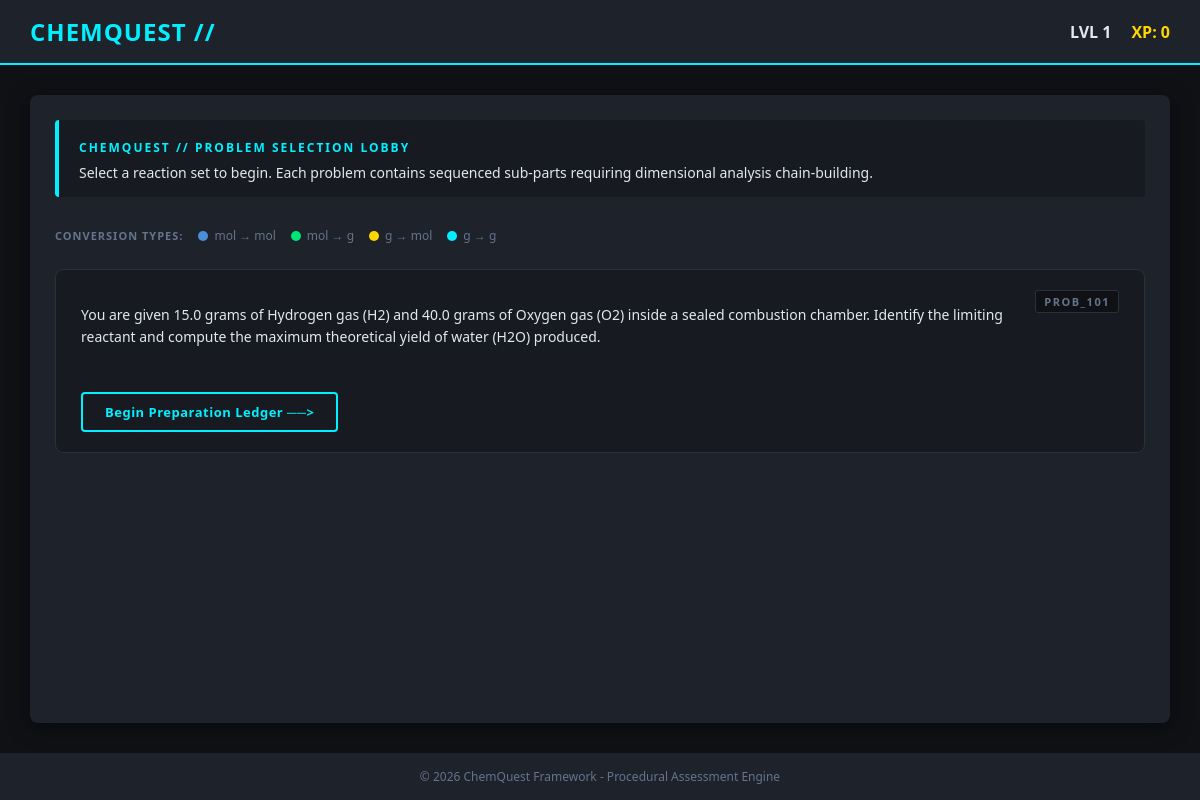
The app's page /, older data.
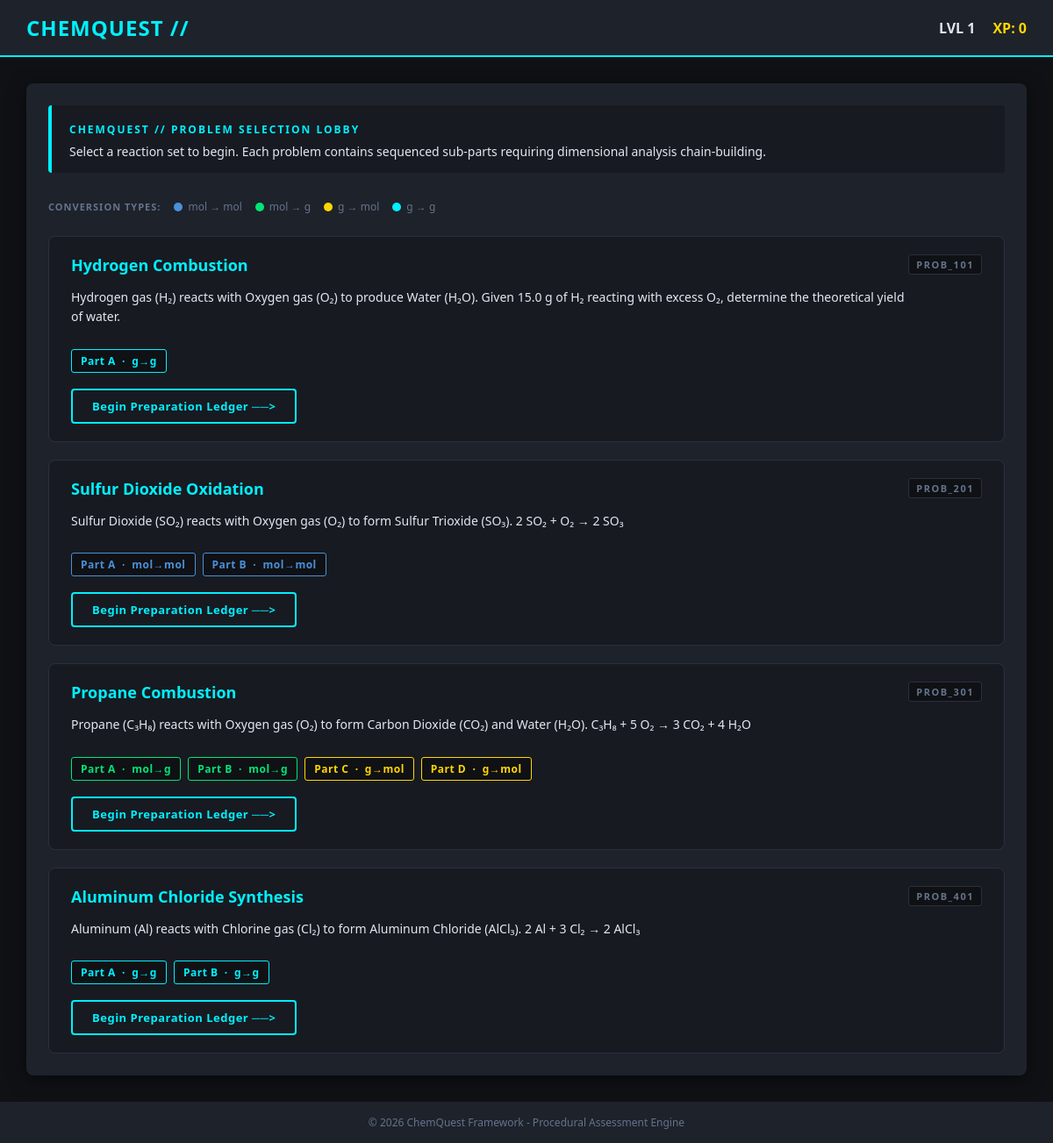
The same page, newer data.
### core_app/models.py (models this page shows, shortened)
class StoichiometryProblem(models.Model):
    problem_id   = models.CharField(max_length=50, unique=True)
    title        = models.CharField(max_length=200)               # short label
    prompt       = models.TextField()                             # full word-problem text
    reactants_str = models.CharField(max_length=200)
    products_str  = models.CharField(max_length=200)
    correct_coefficients = models.CharField(max_length=50)
    is_limiting_problem = models.BooleanField(default=False)

class ProblemPart(models.Model):
    problem      = models.ForeignKey(StoichiometryProblem, on_delete=models.CASCADE,
                                     related_name='parts')
    part_label   = models.CharField(max_length=5)    # "a", "b", "c", "d"
    part_prompt  = models.TextField()                # "If 3.4 moles of SO2…"
    given_substance  = models.ForeignKey(Substance, on_delete=models.PROTECT,
                                         related_name='given_parts')
    given_quantity   = models.DecimalField(max_digits=12, decimal_places=4)
    given_unit       = models.CharField(max_length=10, default='g')   # 'g' or 'mol'
    target_substance = models.ForeignKey(Substance, on_delete=models.PROTECT,
                                         related_name='target_parts')
    target_unit      = models.CharField(max_length=10, default='g')   # 'g' or 'mol'
    conversion_type  = models.CharField(max_length=20, choices=CONVERSION_CHOICES,
                                        default=CONVERSION_G_TO_G)
    correct_answer   = models.DecimalField(max_digits=14, decimal_places=4)
    is_limiting_part = models.BooleanField(default=False)
    limiting_given_quantities = models.JSONField(default=dict, blank=True)
    order = models.PositiveSmallIntegerField(default=0)
    class Meta:
        ordering = ['order']
        unique_together = [('problem', 'part_label')]

### core_app/views.py (the view)
# urls.py: path('', views.problem_lobby, name='problem_lobby'),
def problem_lobby(request):
    problems = list(_all_problems())
    context = {
        'problems': problems,
        'user_lvl': 1,
        'user_xp':  0,
    }
    return render(request, 'problem_lobby.html', context)

### core_app/views.py (called while the page is built)
def _all_problems():
    return StoichiometryProblem.objects.prefetch_related('parts').order_by('problem_id')

### templates/problem_lobby.html (shortened to what this page needs)
{% extends 'base.html' %}
{% block content %}
<div class="lobby-header">
    <span style="color: var(--cyber-teal); font-weight: bold; font-size: 12px; letter-spacing: 2px;">CHEMQUEST // PROBLEM SELECTION LOBBY</span>
    <p style="margin: 6px 0 0 0; color: var(--text-light); font-size: 14px;">
        Select a reaction set to begin. Each problem contains sequenced sub-parts requiring dimensional analysis chain-building.
    </p>
</div>
<div class="conversion-legend">
    <span style="color: var(--text-muted); font-weight: bold; font-size: 11px; letter-spacing: 1px; align-self: center;">CONVERSION TYPES:</span>
    <span class="legend-item"><span class="legend-dot" style="background:#4A90D9;"></span> mol → mol</span>
    <span class="legend-item"><span class="legend-dot" style="background:var(--combo-green);"></span> mol → g</span>
    <span class="legend-item"><span class="legend-dot" style="background:var(--constant-gold);"></span> g → mol</span>
    <span class="legend-item"><span class="legend-dot" style="background:var(--cyber-teal);"></span> g → g</span>
</div>
<div class="problem-grid">
    {% for problem in problems %}
    <div class="problem-card">
        <div class="problem-card-header">
            <div>
                <p class="problem-title">
                    {{ problem.title }}
                </p>
                <p class="problem-prompt-preview">{{ problem.prompt }}</p>
            </div>
            <span class="problem-id-badge">{{ problem.problem_id }}</span>
        </div>
        <div class="parts-strip">
            {% for part in problem.parts.all %}
            <span class="part-chip {% if part.conversion_type == 'mol_to_mol' %}mol-to-mol{% elif part.conversion_type == 'mol_to_g' %}mol-to-g{% elif part.conversion_type == 'g_to_mol' %}g-to-mol{% else %}g-to-g{% endif %}">
                Part {{ part.part_label|upper }}
                &nbsp;·&nbsp;
                {% if part.conversion_type == 'mol_to_mol' %}mol→mol
                {% elif part.conversion_type == 'mol_to_g' %}mol→g
                {% elif part.conversion_type == 'g_to_mol' %}g→mol
                {% else %}g→g{% endif %}
            </span>
            {% endfor %}
        </div>
        <a class="btn-start" href="{% url 'preparation_ledger' problem.problem_id %}">
            Begin Preparation Ledger ──>
        </a>
    </div>
    {% empty %}
    <p style="color: var(--text-muted); font-size: 15px;">
        No problems found. Run <code>python manage.py seed_problems</code> to populate the database.
    </p>
    {% endfor %}
</div>
{% endblock content %}

### templates/base.html (shortened to what this page needs)
<!DOCTYPE html>
<html lang="en">
<head>
</head>
<body>
    <header>
        <h1>CHEMQUEST //</h1>
        <div class="user-status">
            <span>LVL 1</span>
            <span class="xp-display">XP: 0</span>
        </div>
    </header>
    <main>
        <div class="workspace-container">
            {% block content %}{% endblock content %}
        </div>
    </main>
    <footer>
        &copy; 2026 ChemQuest Framework - Procedural Assessment Engine
    </footer>
</body>
</html>

### templates/base.html (style rules this page uses)
:root { --bg-dark: #0F1115; --bg-slate: #1E222B; --cyber-teal: #00F0FF; --combo-green: #00E676; --coral-red: #FF3D00; --constant-gold: #FFD600; --text-light: #E2E8F0; --text-muted: #64748B; }
body { background-color: var(--bg-dark); color: var(--text-light); font-family: 'Segoe UI', Tahoma, Geneva, Verdana, sans-serif; margin: 0; padding: 0; display: flex; flex-direction: column; min-height: 100vh; }
header { background-color: var(--bg-slate); border-bottom: 2px solid var(--cyber-teal); padding: 15px 30px; display: flex; justify-content: space-between; align-items: center; }
header h1 { margin: 0; font-size: 24px; color: var(--cyber-teal); letter-spacing: 1px; }
.user-status { display: flex; gap: 20px; font-weight: bold; }
.xp-display { color: var(--constant-gold); }
main { flex: 1; padding: 30px; display: flex; justify-content: center; }
.workspace-container { background-color: var(--bg-slate); border-radius: 8px; width: 100%; max-width: 1200px; padding: 25px; box-shadow: 0 4px 20px rgba(0, 0, 0, 0.5); }
footer { text-align: center; padding: 15px; color: var(--text-muted); font-size: 12px; background-color: var(--bg-slate); }

### templates/problem_lobby.html (style rules this page uses)
.lobby-header { border-left: 4px solid var(--cyber-teal); padding: 15px 20px; background: #171A21; border-radius: 4px; margin-bottom: 30px; }
.problem-grid { display: flex; flex-direction: column; gap: 20px; }
.problem-card { background: #171A21; border: 1px solid #2A303C; border-radius: 8px; padding: 20px 25px; transition: border-color 0.2s ease, box-shadow 0.2s ease; }
.problem-card-header { display: flex; justify-content: space-between; align-items: flex-start; margin-bottom: 10px; }
.problem-id-badge { font-size: 11px; font-weight: bold; letter-spacing: 1.5px; color: var(--text-muted); background: var(--bg-dark); padding: 3px 8px; border-radius: 3px; border: 1px solid #2A303C; }
.problem-title { font-size: 18px; font-weight: bold; color: var(--cyber-teal); margin: 0 0 6px 0; }
.problem-prompt-preview { color: var(--text-light); font-size: 14px; line-height: 1.6; margin-bottom: 15px; }
.parts-strip { display: flex; gap: 8px; flex-wrap: wrap; margin-bottom: 18px; }
.part-chip { font-size: 12px; font-weight: bold; padding: 4px 10px; border-radius: 3px; border: 1px solid #2A303C; color: var(--text-muted); background: var(--bg-dark); letter-spacing: 0.5px; }
.part-chip.mol-to-mol { border-color: #4A90D9; color: #4A90D9; }
.part-chip.mol-to-g { border-color: var(--combo-green); color: var(--combo-green); }
.part-chip.g-to-mol { border-color: var(--constant-gold); color: var(--constant-gold); }
.part-chip.g-to-g { border-color: var(--cyber-teal); color: var(--cyber-teal); }
.btn-start { background: transparent; border: 2px solid var(--cyber-teal); color: var(--cyber-teal); padding: 9px 22px; font-weight: bold; font-size: 13px; border-radius: 4px; cursor: pointer; letter-spacing: 0.5px; transition: all 0.2s ease; text-decoration: none; display: inline-block; }
.conversion-legend { display: flex; gap: 15px; flex-wrap: wrap; margin-bottom: 25px; font-size: 12px; }
.legend-item { display: flex; align-items: center; gap: 6px; color: var(--text-muted); }
.legend-dot { width: 10px; height: 10px; border-radius: 50%; }

Row changes from the older to the newer data that the page shows:
removed StoichiometryProblem: prompt "You are given 15.0 grams of Hydrogen gas (H2) and 40.0 grams of Oxygen gas (O2) inside a sealed combustion chamber. Identify the limiting reactant and compute the maximum theoretical yield of water (H2O) produced.", problem_id "PROB_101"
added StoichiometryProblem: title "Hydrogen Combustion", prompt "Hydrogen gas (H₂) reacts with Oxygen gas (O₂) to produce Water (H₂O). Given 15.0 g of H₂ reacting with excess O₂, determine the theoretical yield of water.", problem_id "PROB_101"
added ProblemPart: part_label "A", conversion_type "g→g", shown under "Hydrogen Combustion"
added StoichiometryProblem: title "Sulfur Dioxide Oxidation", prompt "Sulfur Dioxide (SO₂) reacts with Oxygen gas (O₂) to form Sulfur Trioxide (SO₃). 2 SO₂ + O₂ → 2 SO₃", problem_id "PROB_201"
added ProblemPart: part_label "A", conversion_type "mol→mol", shown under "Sulfur Dioxide Oxidation"
added ProblemPart: part_label "B", conversion_type "mol→mol", shown under "Sulfur Dioxide Oxidation"
added StoichiometryProblem: title "Propane Combustion", prompt "Propane (C₃H₈) reacts with Oxygen gas (O₂) to form Carbon Dioxide (CO₂) and Water (H₂O). C₃H₈ + 5 O₂ → 3 CO₂ + 4 H₂O", problem_id "PROB_301"
added ProblemPart: part_label "A", conversion_type "mol→g", shown under "Propane Combustion"
added ProblemPart: part_label "B", conversion_type "mol→g", shown under "Propane Combustion"
added ProblemPart: part_label "C", conversion_type "g→mol", shown under "Propane Combustion"
added ProblemPart: part_label "D", conversion_type "g→mol", shown under "Propane Combustion"
added StoichiometryProblem: title "Aluminum Chloride Synthesis", prompt "Aluminum (Al) reacts with Chlorine gas (Cl₂) to form Aluminum Chloride (AlCl₃). 2 Al + 3 Cl₂ → 2 AlCl₃", problem_id "PROB_401"
added ProblemPart: part_label "A", conversion_type "g→g", shown under "Aluminum Chloride Synthesis"
added ProblemPart: part_label "B", conversion_type "g→g", shown under "Aluminum Chloride Synthesis"
